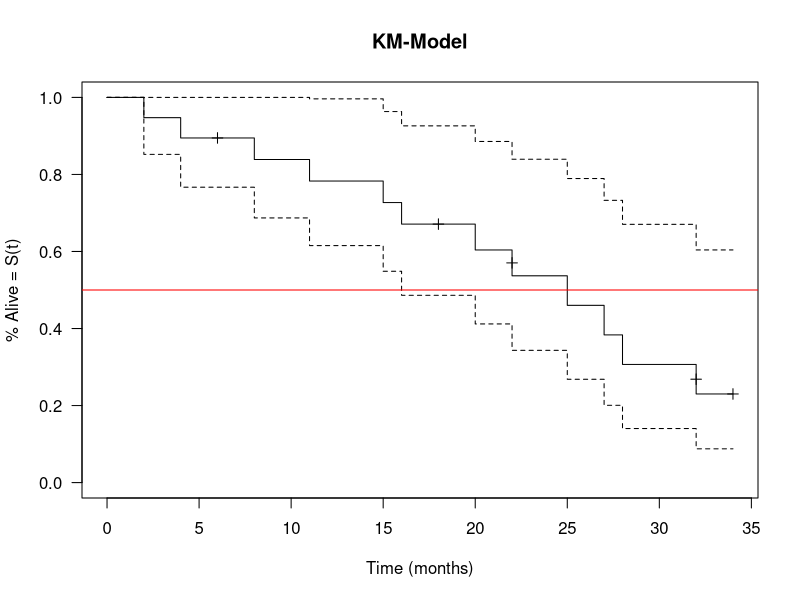
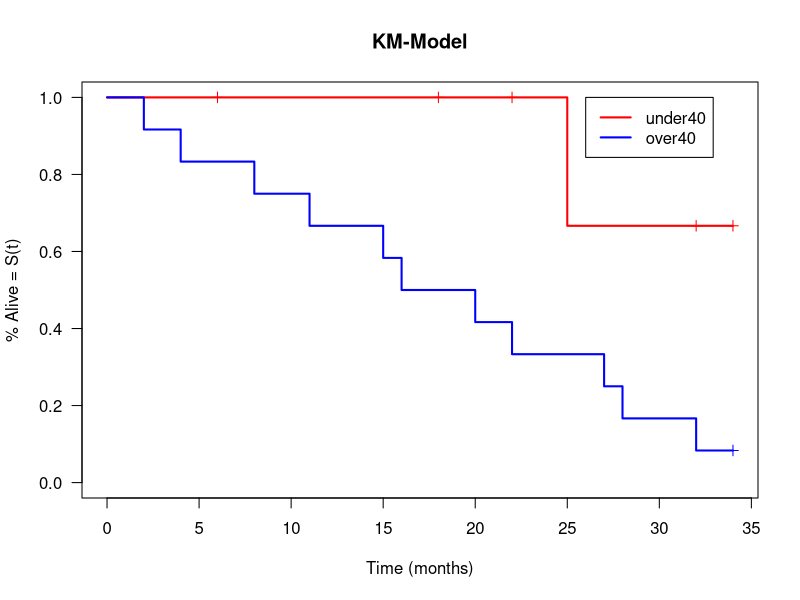
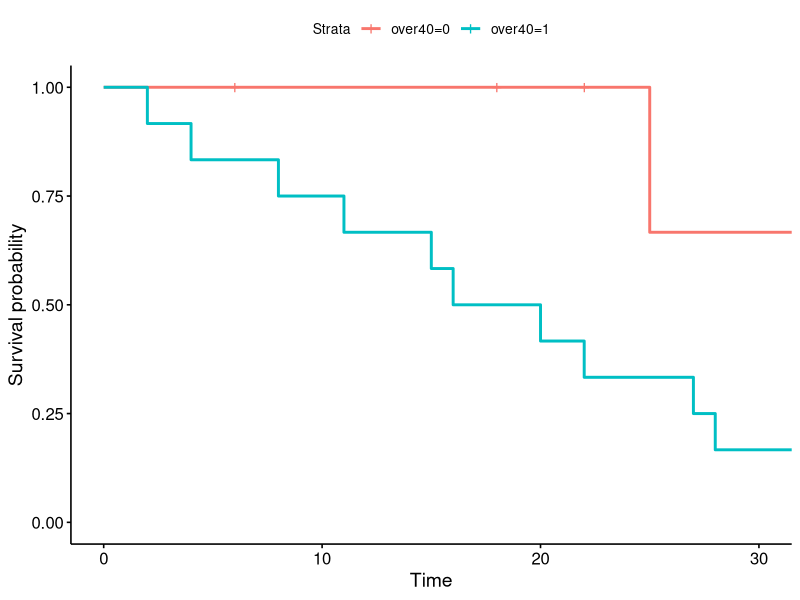

Generate these figures, in order, with R:
## ---- chunk 1
knitr::opts_chunk$set(echo = TRUE)
## ---- chunk 2

rm(list = ls())

library(tidyverse)
library(survival)

time   <- c(2,4,6,8,11,15,16,18,18,20,22,22,25,27,28,32,32,34,34)
death  <- c(1,1,0,1,1,1,1,0,0,1,0,1,1,1,1,0,1,0,0) # Censoring or not, 1 = died, 0 = censored 
over40 <- c(1,1,0,1,1,1,1,0,0,1,0,1,0,1,1,0,1,1,0)   # Is over 40 or not, 1 = YES, 0 = NO 

df <- tibble(time,death,over40)

## ---- chunk 3

# We use ~1 when there is no X variable ( additional categorical variable )
km.model <- survfit(Surv(time = time, event = death) ~ 1, 
                    type = "kaplan-meier")  # Kaplan-Meier is the default value 

km.model

## ---- chunk 4

summary(km.model)

## ---- chunk 5
plot(
  km.model,    # used model 
  conf.int = T,   # include confidence intervals 
  xlab = "Time (months)", 
  ylab = "% Alive = S(t)",
  main = "KM-Model",
  las = 1,       # rotatates the values on the y axis for better readability 
  mark.time = T  # adds the censored values to the graph as a tick
  )

abline(h = 0.5, col = "red")
## ---- chunk 6

# We use ~1 when there is no X variable ( additional categorical variable )
km.model2 <- survfit(Surv(time = time, event = death) ~ over40, 
                    type = "kaplan-meier")  # Kaplan-Meier is the default value 

km.model2 

## ---- chunk 7

summary(km.model2)

## ---- chunk 8

plot(
  km.model2,    # used model 
  conf.int = F,   # include confidence intervals 
  xlab = "Time (months)", 
  ylab = "% Alive = S(t)",
  main = "KM-Model",
  col = c("red","blue"),   # add colors to the plots
  lwd = 2,       # makes the line a bit more thick
  las = 1,       # rotatates the values on the y axis for better readability 
  mark.time = T  # adds the censored values to the graph as a tick
  )

legend(26,    # x coordinate for the box
       1,     # y coordinate for the box
       legend = c("under40","over40"),  # Names for the legend 
       lty = 1, # linetype
       lwd = 2, # linewidth
       col = c("red","blue"), 
       bty = "",  # boxtype shape
       cex = 1    # boxfont size
       )

## ---- chunk 9

survdiff(Surv(time,death)~ over40) # This can work with also more than 2 levels ( )

## ---- chunk 10

km.model2 <- survfit(Surv(time = time, event = death) ~ over40, 
                    type = "kaplan-meier")  # Kaplan-Meier is the default value 

p <- survminer::ggsurvplot(fit = km.model2,data = df)

p

